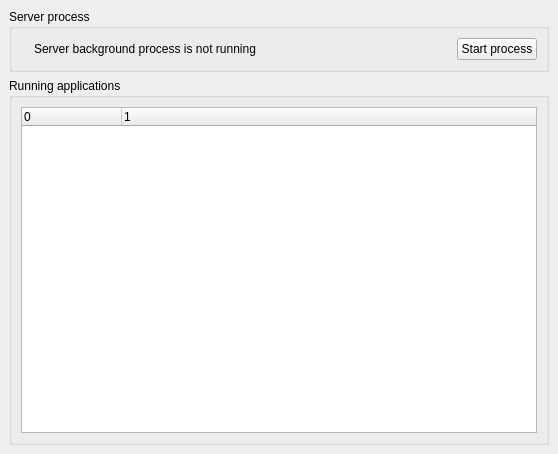
<ui version="4.0" >
 <class>WndGeneral</class>
 <widget class="QWidget" name="WndGeneral" >
  <property name="geometry" >
   <rect>
    <x>0</x>
    <y>0</y>
    <width>558</width>
    <height>454</height>
   </rect>
  </property>
  <property name="windowTitle" >
   <string>General</string>
  </property>
  <property name="windowIcon" >
   <iconset resource="../../../pixmaps/pixmaps.qrc" >:/pixmaps/general.png</iconset>
  </property>
  <layout class="QVBoxLayout" >
   <property name="margin" >
    <number>9</number>
   </property>
   <property name="spacing" >
    <number>6</number>
   </property>
   <item>
    <widget class="QGroupBox" name="boxGnunetd" >
     <property name="sizePolicy" >
      <sizepolicy>
       <hsizetype>7</hsizetype>
       <vsizetype>1</vsizetype>
       <horstretch>0</horstretch>
       <verstretch>0</verstretch>
      </sizepolicy>
     </property>
     <property name="title" >
      <string>Server process</string>
     </property>
     <property name="alignment" >
      <set>Qt::AlignLeading|Qt::AlignLeft|Qt::AlignTop</set>
     </property>
     <property name="flat" >
      <bool>false</bool>
     </property>
     <property name="checkable" >
      <bool>false</bool>
     </property>
     <layout class="QHBoxLayout" >
      <property name="margin" >
       <number>9</number>
      </property>
      <property name="spacing" >
       <number>6</number>
      </property>
      <item>
       <layout class="QHBoxLayout" >
        <property name="margin" >
         <number>0</number>
        </property>
        <property name="spacing" >
         <number>6</number>
        </property>
        <item>
         <widget class="QLabel" name="lblProcessIcon" >
          <property name="sizePolicy" >
           <sizepolicy>
            <hsizetype>1</hsizetype>
            <vsizetype>1</vsizetype>
            <horstretch>0</horstretch>
            <verstretch>0</verstretch>
           </sizepolicy>
          </property>
          <property name="maximumSize" >
           <size>
            <width>16</width>
            <height>16777215</height>
           </size>
          </property>
          <property name="text" >
           <string/>
          </property>
          <property name="pixmap" >
           <pixmap resource="../../../pixmaps/pixmaps.qrc" >:/pixmaps/not-connected.png</pixmap>
          </property>
         </widget>
        </item>
        <item>
         <widget class="QLabel" name="lblProcessStatus" >
          <property name="text" >
           <string>Server background process is not running</string>
          </property>
         </widget>
        </item>
        <item>
         <spacer>
          <property name="orientation" >
           <enum>Qt::Horizontal</enum>
          </property>
          <property name="sizeHint" >
           <size>
            <width>40</width>
            <height>20</height>
           </size>
          </property>
         </spacer>
        </item>
        <item>
         <widget class="QPushButton" name="pbStartStop" >
          <property name="sizePolicy" >
           <sizepolicy>
            <hsizetype>1</hsizetype>
            <vsizetype>0</vsizetype>
            <horstretch>0</horstretch>
            <verstretch>0</verstretch>
           </sizepolicy>
          </property>
          <property name="text" >
           <string>Start process</string>
          </property>
          <property name="icon" >
           <iconset resource="../../../pixmaps/pixmaps.qrc" >:/pixmaps/start.png</iconset>
          </property>
          <property name="iconSize" >
           <size>
            <width>22</width>
            <height>22</height>
           </size>
          </property>
         </widget>
        </item>
       </layout>
      </item>
     </layout>
    </widget>
   </item>
   <item>
    <widget class="QGroupBox" name="groupBox" >
     <property name="title" >
      <string>Running applications</string>
     </property>
     <layout class="QVBoxLayout" >
      <property name="margin" >
       <number>9</number>
      </property>
      <property name="spacing" >
       <number>6</number>
      </property>
      <item>
       <widget class="QTreeWidget" name="treeApps" >
        <property name="alternatingRowColors" >
         <bool>true</bool>
        </property>
        <property name="selectionMode" >
         <enum>QAbstractItemView::NoSelection</enum>
        </property>
        <property name="rootIsDecorated" >
         <bool>false</bool>
        </property>
        <property name="itemsExpandable" >
         <bool>false</bool>
        </property>
        <property name="columnCount" >
         <number>2</number>
        </property>
        <column>
         <property name="text" >
          <string>0</string>
         </property>
        </column>
        <column>
         <property name="text" >
          <string>1</string>
         </property>
        </column>
       </widget>
      </item>
     </layout>
    </widget>
   </item>
  </layout>
 </widget>
 <resources>
  <include location="../../../pixmaps/pixmaps.qrc" />
 </resources>
 <connections/>
</ui>
